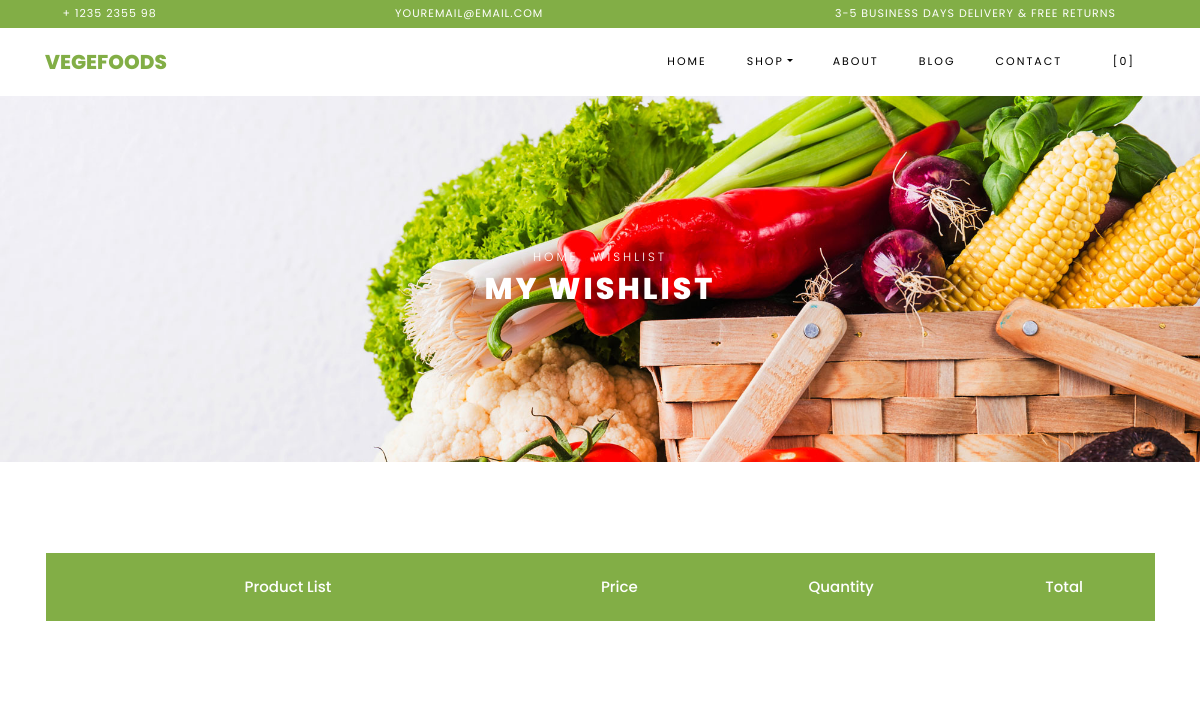
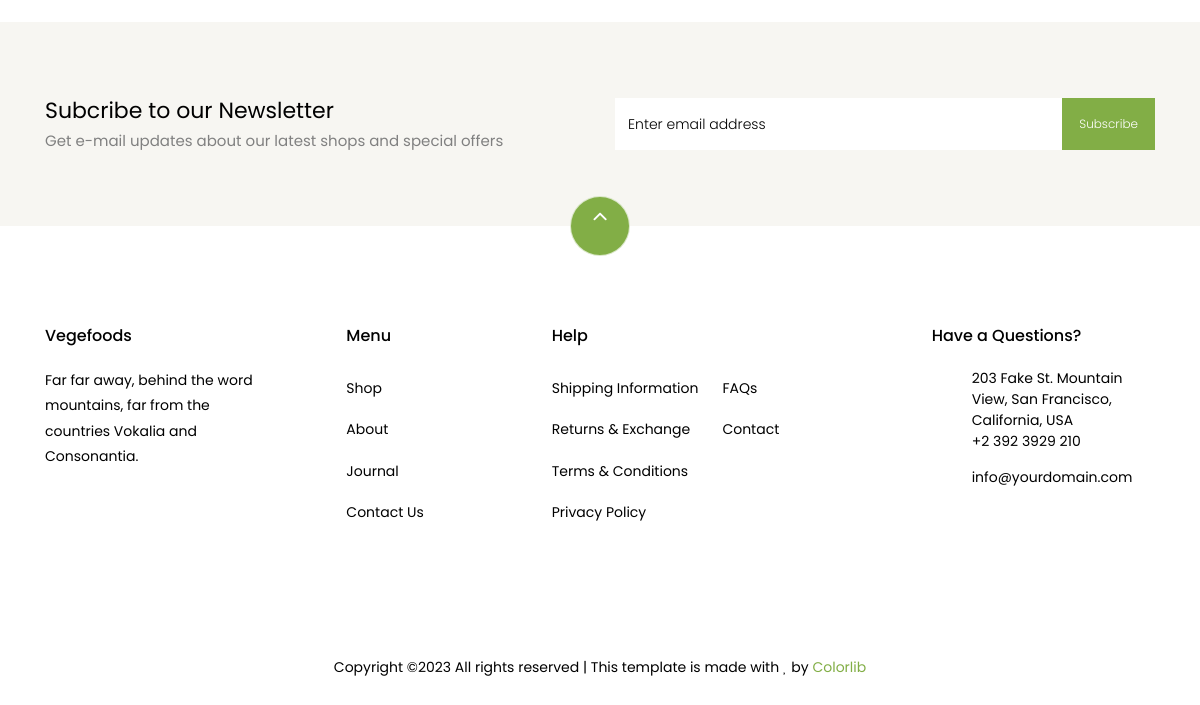
Page /wishes/ (signed in) on the earlier database version (2 pictures, top to bottom).
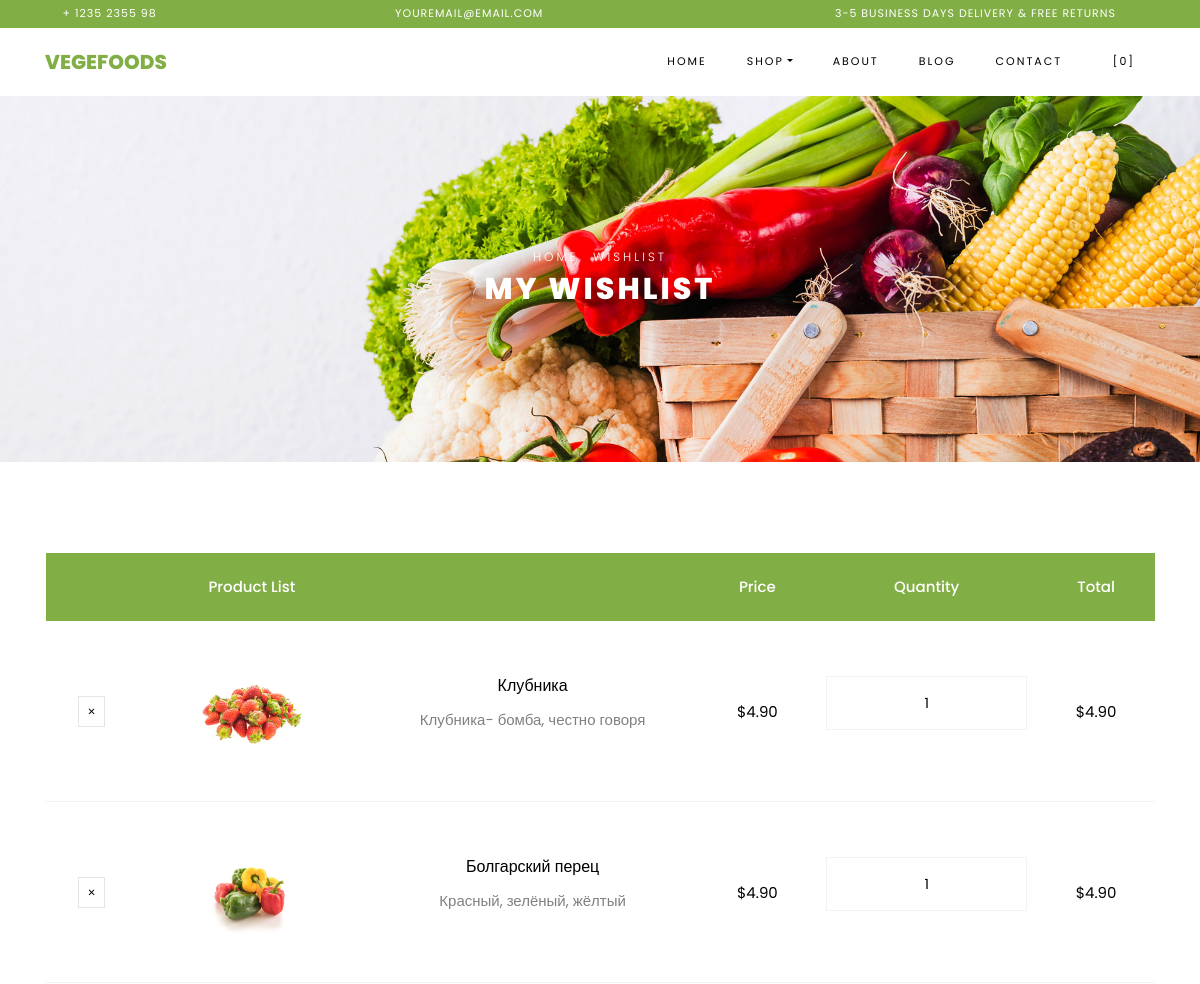
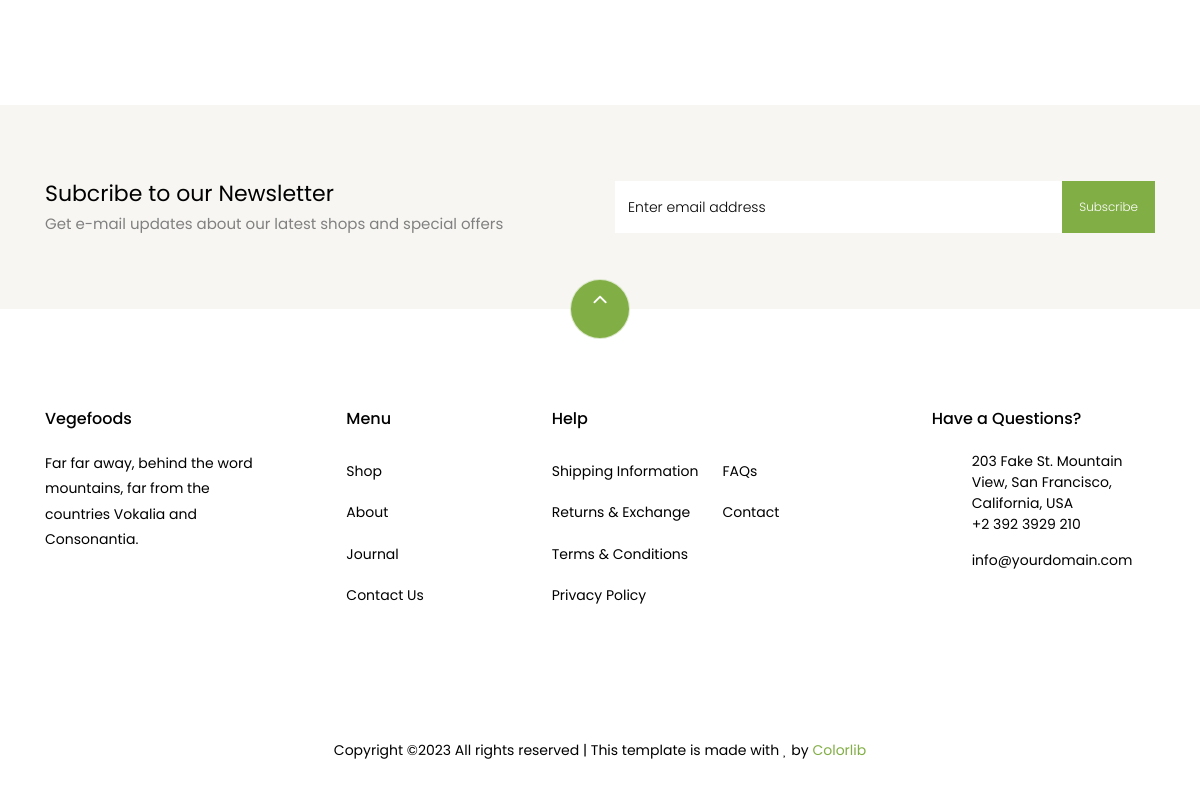
Same page on the later database version (2 pictures, top to bottom).
### apps/wishlist/models.py (models this page shows, shortened)
class WishListItemShop(models.Model):
    wishlist = models.ForeignKey(Cart, on_delete=models.CASCADE)
    product = models.ForeignKey(Product, on_delete=models.CASCADE)
    quantity = models.IntegerField(default=1)
    created_at = models.DateTimeField(auto_now_add=True)
    updated_at = models.DateTimeField(auto_now=True)

### apps/cart_shop/models.py (models this page shows, shortened)
class Product(models.Model):
    name = models.CharField(max_length=255)
    price = models.DecimalField(max_digits=10, decimal_places=2)
    description = models.TextField()
    image = models.ImageField(upload_to='static/shop/images', null=True, blank=True)
    created_at = models.DateTimeField(auto_now_add=True)
    updated_at = models.DateTimeField(auto_now=True)
    discount = models.IntegerField(null=True, blank=True)

### apps/wishlist/views.py (the view)
# urls.py: path('', ViewWishlist.as_view(), name='wishes'),
class ViewWishlist(View):
    def get(self, request):
        if request.user.is_authenticated:
            wishlist_items = WishListItemShop.objects.filter(wishlist__user=request.user)
            context = {'items': wishlist_items}
            return render(request, 'wishlist/wishlist.html', context)
        else:
            return redirect('auth_shop:login')

### apps/wishlist/templates/wishlist/wishlist.html (shortened to what this page needs)
{% extends 'wishlist/base.html' %}
{% load static %}
{% block content %}
    <div class="hero-wrap hero-bread" style="background-image: url({% static 'shop/images/bg_1.jpg'%});">
      <div class="container">
        <div class="row no-gutters slider-text align-items-center justify-content-center">
          <div class="col-md-9 ftco-animate text-center">
          	<p class="breadcrumbs"><span class="mr-2"><a href="home/templates/index.html">Home</a></span> <span>Wishlist</span></p>
            <h1 class="mb-0 bread">My Wishlist</h1>
          </div>
        </div>
      </div>
    </div>
    <section class="ftco-section ftco-cart">
			<div class="container">
				<div class="row">
    			<div class="col-md-12 ftco-animate">
    				<div class="cart-list">
	    				<table class="table">
						    <thead class="thead-primary">
						      <tr class="text-center">
						        <th>&nbsp;</th>
						        <th>Product List</th>
						        <th>&nbsp;</th>
						        <th>Price</th>
						        <th>Quantity</th>
						        <th>Total</th>
						      </tr>
						    </thead>
						    <tbody>
							{% for item in items %}
						      <tr class="text-center">
						        <td class="product-remove"><a href="{% url 'wishlist:remove' item.product.id %}"><span class="ion-ios-close"></span></a></td>
						        <td class="image-prod"><div class="img" style="background-image:url({{item.product.image.url}});"></div></td>
						        <td class="product-name">
						        	<h3>{{item.product.name}}</h3>
						        	<p>{{item.product.description}}</p>
						        </td>
						        <td class="price">$4.90</td>
						        <td class="quantity">
						        	<div class="input-group mb-3">
					             	<input type="text" name="quantity" class="quantity form-control input-number" value="1" min="1" max="100">
					          	</div>
					          </td>
						        <td class="total">$4.90</td>
						      </tr>
							{%endfor%}
						    </tbody>
						  </table>
					  </div>
    			</div>
    		</div>
			</div>
		</section>
{% endblock %}

### apps/wishlist/templates/wishlist/base.html (shortened to what this page needs)
{% load static %}
<!DOCTYPE html>
<html lang="en">
  <head>
    <link rel="stylesheet" href="{% static 'shop/css/open-iconic-bootstrap.min.css' %}">
    <link rel="stylesheet" href="{% static 'shop/css/animate.css' %}">
    <link rel="stylesheet" href="{% static 'shop/css/owl.carousel.min.css' %}">
    <link rel="stylesheet" href="{% static 'shop/css/owl.theme.default.min.css' %}">
    <link rel="stylesheet" href="{% static 'shop/css/magnific-popup.css' %}">
    <link rel="stylesheet" href="{% static 'shop/css/aos.css' %}">
    <link rel="stylesheet" href="{% static 'shop/css/ionicons.min.css' %}">
    <link rel="stylesheet" href="{% static 'shop/css/bootstrap-datepicker.css' %}">
    <link rel="stylesheet" href="{% static 'shop/css/jquery.timepicker.css' %}">
    <link rel="stylesheet" href="{% static 'shop/css/flaticon.css' %}">
    <link rel="stylesheet" href="{% static 'shop/css/icomoon.css' %}">
    <link rel="stylesheet" href="{% static 'shop/css/style.css' %}">
  </head>
  <body class="goto-here">
		<div class="py-1 bg-primary">
    	<div class="container">
    		<div class="row no-gutters d-flex align-items-start align-items-center px-md-0">
	    		<div class="col-lg-12 d-block">
		    		<div class="row d-flex">
		    			<div class="col-md pr-4 d-flex topper align-items-center">
					    	<div class="icon mr-2 d-flex justify-content-center align-items-center"><span class="icon-phone2"></span></div>
						    <span class="text">+ 1235 2355 98</span>
					    </div>
					    <div class="col-md pr-4 d-flex topper align-items-center">
					    	<div class="icon mr-2 d-flex justify-content-center align-items-center"><span class="icon-paper-plane"></span></div>
						    <span class="text">youremail@email.com</span>
					    </div>
					    <div class="col-md-5 pr-4 d-flex topper align-items-center text-lg-right">
						    <span class="text">3-5 Business days delivery &amp; Free Returns</span>
					    </div>
				    </div>
			    </div>
		    </div>
		  </div>
    </div>
    <nav class="navbar navbar-expand-lg navbar-dark ftco_navbar bg-dark ftco-navbar-light" id="ftco-navbar">
	    <div class="container">
	      <a class="navbar-brand" href="{% url 'home:index' %}">Vegefoods</a>
	      <div class="collapse navbar-collapse" id="ftco-nav">
	        <ul class="navbar-nav ml-auto">
	          <li class="nav-item active"><a href="{% url 'home:index' %}" class="nav-link">Home</a></li>
	          <li class="nav-item dropdown">
              <a class="nav-link dropdown-toggle" href="#" id="dropdown04" data-toggle="dropdown" aria-haspopup="true" aria-expanded="false">Shop</a>
				  {% verbatim %}
            </li>
	          <li class="nav-item"><a href="{% url 'home:about' %}" class="nav-link">About</a></li>
	          <li class="nav-item"><a href="{% url 'home:blog' %}" class="nav-link">Blog</a></li>
	          <li class="nav-item"><a href="{% url 'home:contact' %}" class="nav-link">Contact</a></li>
				{% endverbatim %}
	          <li class="nav-item cta cta-colored"><a href="{% url 'cart_shop:cart' %}" class="nav-link"><span class="icon-shopping_cart"></span>[{{cart_items|length}}]</a></li>
	        </ul>
	      </div>
	    </div>
	  </nav>
  {%block content%}
  {%endblock%}
  <section class="ftco-section ftco-no-pt ftco-no-pb py-5 bg-light">
      <div class="container py-4">
        <div class="row d-flex justify-content-center py-5">
          <div class="col-md-6">
          	<h2 style="font-size: 22px;" class="mb-0">Subcribe to our Newsletter</h2>
          	<span>Get e-mail updates about our latest shops and special offers</span>
          </div>
          <div class="col-md-6 d-flex align-items-center">
            <form action="#" class="subscribe-form">
              <div class="form-group d-flex">
                <input type="text" class="form-control" placeholder="Enter email address">
                <input type="submit" value="Subscribe" class="submit px-3">
              </div>
            </form>
          </div>
        </div>
      </div>
    </section>
    <footer class="ftco-footer ftco-section">
      <div class="container">
      	<div class="row">
      		<div class="mouse">
						<a href="#" class="mouse-icon">
							<div class="mouse-wheel"><span class="ion-ios-arrow-up"></span></div>
						</a>
					</div>
      	</div>
        <div class="row mb-5">
          <div class="col-md">
            <div class="ftco-footer-widget mb-4">
              <h2 class="ftco-heading-2">Vegefoods</h2>
              <p>Far far away, behind the word mountains, far from the countries Vokalia and Consonantia.</p>
              <ul class="ftco-footer-social list-unstyled float-md-left float-lft mt-5">
              </ul>
            </div>
          </div>
          <div class="col-md">
            <div class="ftco-footer-widget mb-4 ml-md-5">
              <h2 class="ftco-heading-2">Menu</h2>
              <ul class="list-unstyled">
                <li><a href="#" class="py-2 d-block">Shop</a></li>
                <li><a href="#" class="py-2 d-block">About</a></li>
                <li><a href="#" class="py-2 d-block">Journal</a></li>
                <li><a href="#" class="py-2 d-block">Contact Us</a></li>
              </ul>
            </div>
          </div>
          <div class="col-md-4">
             <div class="ftco-footer-widget mb-4">
              <h2 class="ftco-heading-2">Help</h2>
              <div class="d-flex">
	              <ul class="list-unstyled mr-l-5 pr-l-3 mr-4">
	                <li><a href="#" class="py-2 d-block">Shipping Information</a></li>
	                <li><a href="#" class="py-2 d-block">Returns &amp; Exchange</a></li>
	                <li><a href="#" class="py-2 d-block">Terms &amp; Conditions</a></li>
	                <li><a href="#" class="py-2 d-block">Privacy Policy</a></li>
	              </ul>
	              <ul class="list-unstyled">
	                <li><a href="#" class="py-2 d-block">FAQs</a></li>
	                <li><a href="#" class="py-2 d-block">Contact</a></li>
	              </ul>
	            </div>
            </div>
          </div>
          <div class="col-md">
            <div class="ftco-footer-widget mb-4">
            	<h2 class="ftco-heading-2">Have a Questions?</h2>
            	<div class="block-23 mb-3">
	              <ul>
	                <li><span class="icon icon-map-marker"></span><span class="text">203 Fake St. Mountain View, San Francisco, California, USA</span></li>
	                <li><a href="#"><span class="icon icon-phone"></span><span class="text">+2 392 3929 210</span></a></li>
	                <li><a href="#"><span class="icon icon-envelope"></span><span class="text">info@yourdomain.com</span></a></li>
	              </ul>
	            </div>
            </div>
          </div>
        </div>
        <div class="row">
          <div class="col-md-12 text-center">
            <p>
						  Copyright &copy;<script>document.write(new Date().getFullYear());</script> All rights reserved | This template is made with <i class="icon-heart color-danger" aria-hidden="true"></i> by <a href="https://colorlib.com" target="_blank">Colorlib</a>
						</p>
          </div>
        </div>
      </div>
    </footer>

### static/shop/css/icomoon.css (style rules this page uses)
[class^="icon-"], [class*=" icon-"] { font-family: 'icomoon' !important; speak: none; font-style: normal; font-weight: normal; font-variant: normal; text-transform: none; line-height: 1; -webkit-font-smoothing: antialiased; -moz-osx-font-smoothing: grayscale; }
.icon-heart:before { content: "\f004"; }
.icon-map-marker:before { content: "\f041"; }
.icon-phone:before { content: "\f095"; }
.icon-envelope:before { content: "\f0e0"; }
.icon-paper-plane:before { content: "\f1d8"; }
.icon-phone2:before { content: "\e0cd"; }
.icon-shopping_cart:before { content: "\e8cc"; }

Differences in the rows shown:
added WishListItemShop: product.image (picture), product.name "Клубника", product.description "Клубника- бомба, честно говоря"
added WishListItemShop: product.image (picture), product.name "Болгарский перец", product.description "Красный, зелёный, жёлтый"
